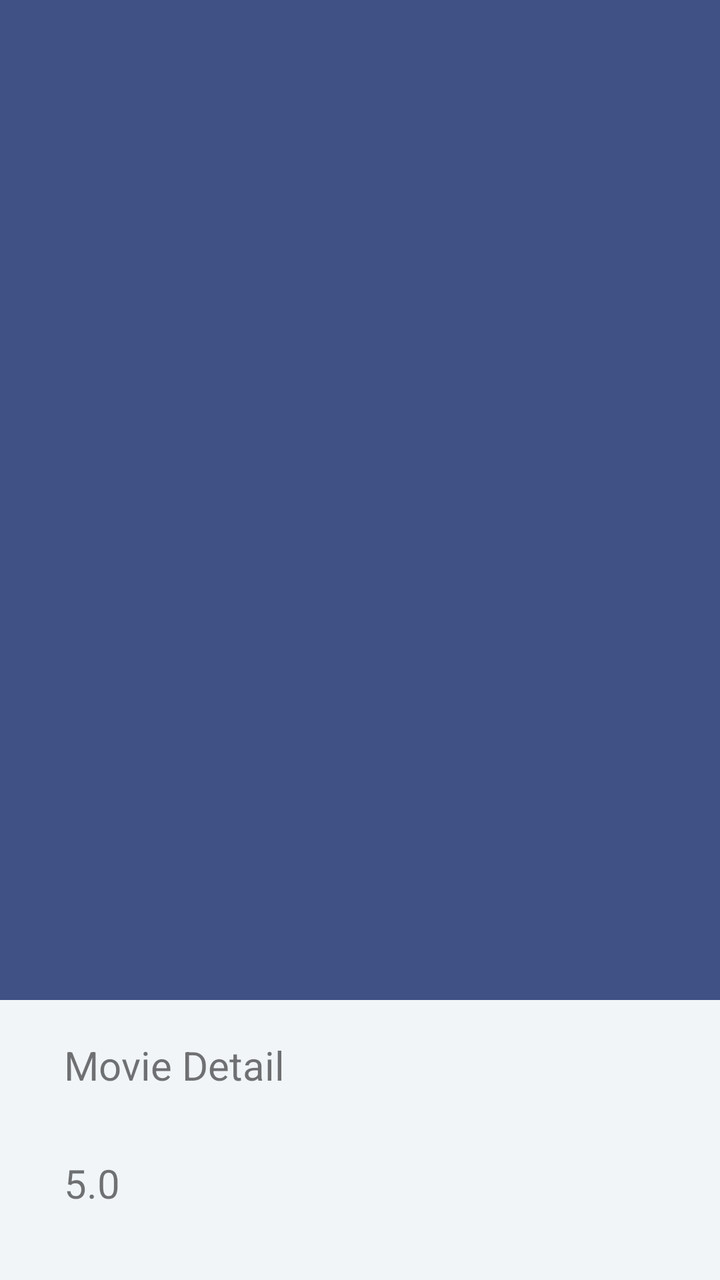
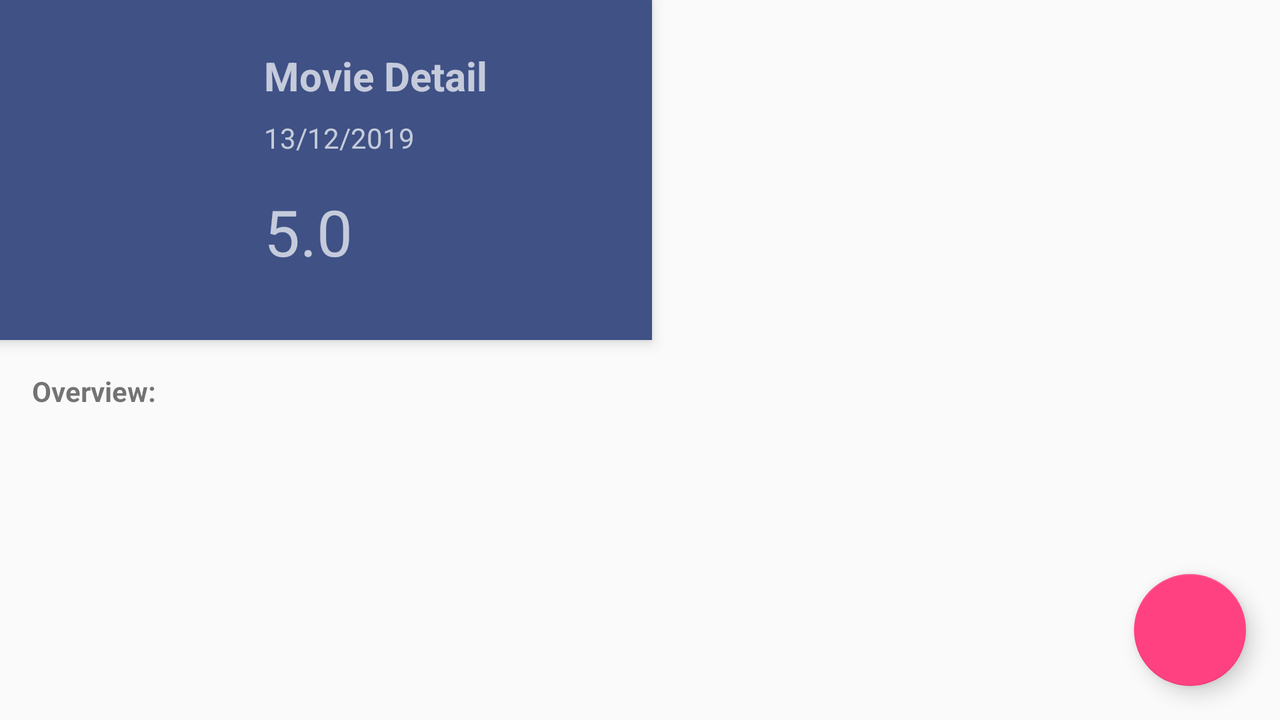

An Android layout and its configuration variant, each rendered on a device that would load it. The default file and the variant file are quoted in full after the pictures.
<!-- AndroidManifest.xml: application theme AppTheme -->
<!-- res/layout/activity_detail.xml -->
<?xml version="1.0" encoding="utf-8"?>
<androidx.coordinatorlayout.widget.CoordinatorLayout xmlns:android="http://schemas.android.com/apk/res/android"
    xmlns:app="http://schemas.android.com/apk/res-auto"
    android:id="@+id/main_content"
    android:layout_width="match_parent"
    android:layout_height="match_parent"
    android:background="@color/white"
    android:fitsSystemWindows="true">

    <com.google.android.material.appbar.AppBarLayout
        android:id="@+id/appbar"
        android:layout_width="match_parent"
        android:layout_height="@dimen/detail_backdrop_height"
        android:fitsSystemWindows="true"
        android:theme="@style/ThemeOverlay.AppCompat.Dark.ActionBar" >

     <com.google.android.material.appbar.CollapsingToolbarLayout
         android:id="@+id/collapsing_toolbar"
         android:layout_width="match_parent"
         android:layout_height="match_parent"
         android:fitsSystemWindows="true"
         app:contentScrim="?attr/colorPrimary"
         app:expandedTitleMarginEnd="64dp"
         app:expandedTitleMarginStart="48dp"
         app:layout_scrollFlags="scroll|exitUntilCollapsed">

         <androidx.constraintlayout.widget.ConstraintLayout
             android:layout_width="match_parent"
             android:layout_height="wrap_content">

         <ImageView
             android:id="@+id/posterImageView"
             android:layout_width="match_parent"
             android:layout_height="match_parent"
             android:fitsSystemWindows="true"
             android:scaleType="centerCrop"
             app:layout_collapseMode="parallax"
             android:contentDescription="@string/movie_poster"/>
         </androidx.constraintlayout.widget.ConstraintLayout>

         <androidx.appcompat.widget.Toolbar
             android:id="@+id/toolbar"
             android:layout_width="match_parent"
             android:layout_height="?attr/actionBarSize"
             app:layout_collapseMode="pin"
             app:popupTheme="@style/ThemeOverlay.AppCompat.Light" />

     </com.google.android.material.appbar.CollapsingToolbarLayout>
    </com.google.android.material.appbar.AppBarLayout>

    <include layout="@layout/content_detail" />

</androidx.coordinatorlayout.widget.CoordinatorLayout>
<!-- res/layout/content_detail.xml (included above) -->
<?xml version="1.0" encoding="utf-8"?>
<RelativeLayout xmlns:android="http://schemas.android.com/apk/res/android"
    android:layout_width="match_parent"
    android:layout_height="match_parent"
    xmlns:app="http://schemas.android.com/apk/res-auto"
    xmlns:tools="http://schemas.android.com/tools"
    android:background="@color/viewBg"
    app:layout_behavior="@string/appbar_scrolling_view_behavior"
    tools:context="com.example.android.popular_movies_app.DetailActivity"
    tools:showIn="@layout/activity_detail">

    <LinearLayout
          android:id="@+id/ad"
          android:layout_width="match_parent"
          android:layout_height="wrap_content"
          android:orientation="horizontal">

          <ScrollView
              android:layout_width="match_parent"
              android:layout_height="match_parent"
              tools:showIn="@layout/activity_detail">

              <androidx.constraintlayout.widget.ConstraintLayout
                  android:layout_width="match_parent"
                  android:layout_height="wrap_content">

                  <TextView
                      android:id="@+id/titleTextView"
                      android:layout_width="match_parent"
                      android:layout_height="wrap_content"
                      android:layout_marginStart="16dp"
                      android:layout_marginLeft="@dimen/layout_margin_left"
                      android:layout_marginTop="@dimen/layout_margin_top"
                      android:padding="@dimen/padding_layout"
                      android:text="@string/title_movie_detail"
                      android:textSize="20sp"
                      app:layout_constraintLeft_toLeftOf="parent"
                      app:layout_constraintTop_toTopOf="parent" />


                  <TextView
                      android:id="@+id/ratingTextView"
                      android:layout_width="match_parent"
                      android:layout_height="wrap_content"
                      android:layout_marginStart="16dp"
                      android:layout_marginLeft="@dimen/layout_margin_left"
                      android:padding="@dimen/padding_layout"
                      android:text="@string/detail_rate"
                      android:textSize="20sp"
                      app:layout_constraintLeft_toLeftOf="parent"
                      app:layout_constraintTop_toBottomOf="@+id/titleTextView" />


                  <TextView
                      android:id="@+id/detail_reviews"
                      android:layout_width="match_parent"
                      android:layout_height="wrap_content"
                      android:layout_marginStart="@dimen/layout_margin_left"
                      android:layout_marginLeft="@dimen/layout_margin_left"
                      android:padding="@dimen/padding_layout"
                      android:text="@string/user_reviews"
                      android:textSize="20sp"
                      android:textStyle="italic"
                      android:visibility="invisible"
                      app:layout_constraintLeft_toLeftOf="parent"
                      app:layout_constraintTop_toBottomOf="@id/ratingTextView" />

                  <TextView
                      android:id="@+id/releaseDateTextView"
                      android:layout_width="match_parent"
                      android:layout_height="wrap_content"
                      android:layout_marginStart="@dimen/layout_margin_left"
                      android:layout_marginLeft="@dimen/layout_margin_left"
                      android:padding="@dimen/padding_layout"
                      android:text="@string/release_day"
                      android:textSize="20sp"
                      app:layout_constraintLeft_toLeftOf="parent"
                      app:layout_constraintTop_toBottomOf="@+id/detail_reviews" />

                  <TextView
                      android:id="@+id/tv_plot_synopsis"
                      android:layout_width="match_parent"
                      android:layout_height="wrap_content"
                      android:layout_marginStart="@dimen/layout_margin_left"
                      android:layout_marginLeft="@dimen/layout_margin_left"
                      android:padding="@dimen/padding_layout"
                      android:textSize="20sp"
                      app:layout_constraintLeft_toLeftOf="parent"
                      app:layout_constraintTop_toBottomOf="@+id/releaseDateTextView" />

                  <TextView
                      android:id="@+id/thumbnailUrl"
                      android:layout_width="match_parent"
                      android:layout_height="wrap_content"
                      android:visibility="invisible"
                      app:layout_constraintLeft_toLeftOf="parent"
                      app:layout_constraintTop_toBottomOf="@+id/tv_plot_synopsis" />

                  <TextView
                      android:id="@+id/trailer"
                      android:layout_width="match_parent"
                      android:layout_height="wrap_content"
                      android:text="@string/trailer"
                      android:textSize="30sp"
                      app:layout_constraintLeft_toLeftOf="parent"
                      app:layout_constraintTop_toBottomOf="@+id/tv_plot_synopsis" />


                  <com.google.android.material.floatingactionbutton.FloatingActionButton
                      android:id="@+id/favorite_button"
                      android:layout_width="wrap_content"
                      android:layout_height="wrap_content"
                      android:layout_alignParentEnd="true"
                      android:layout_alignParentRight="true"
                      android:clickable="true"
                      android:focusable="true"
                      android:src="@drawable/ic_my_icon"
                      app:layout_constraintBottom_toTopOf="@+id/ratingTextView"
                      app:layout_constraintLeft_toRightOf="@+id/releaseDateTextView"
                      app:layout_constraintRight_toLeftOf="@+id/ratingTextView"
                      app:layout_constraintTop_toBottomOf="@+id/ratingTextView" />

                  <androidx.recyclerview.widget.RecyclerView
                      android:id="@+id/recycler_view2"
                      android:layout_width="match_parent"
                      android:layout_height="wrap_content"
                      android:clipToPadding="false"
                      android:scrollbars="vertical"
                      app:layout_constraintTop_toBottomOf="@+id/trailer"
                      app:layout_constraintLeft_toLeftOf="parent" />


              </androidx.constraintlayout.widget.ConstraintLayout>
          </ScrollView>
      </LinearLayout>
</RelativeLayout>
<!-- resources referenced by this layout -->
<resources>
  <color name="viewBg">#f1f5f8</color>
  <color name="white">#FFF</color>
  <dimen name="detail_backdrop_height">500dp</dimen>
  <dimen name="layout_margin_left">10dp</dimen>
  <dimen name="layout_margin_top">3dp</dimen>
  <dimen name="padding_layout">16dp</dimen>
  <string name="detail_rate">5.0</string>
  <string name="movie_poster">movie poster</string>
  <string name="release_day">13/12/2019</string>
  <string name="title_movie_detail">Movie Detail</string>
  <string name="trailer">Trailer</string>
  <string name="user_reviews">user reviews</string>
  <style name="AppTheme" parent="Theme.AppCompat.DayNight.DarkActionBar">
          
          <item name="colorPrimary">@color/colorPrimary</item>
          <item name="colorPrimaryDark">@color/colorPrimaryDark</item>
          <item name="colorAccent">@color/colorAccent</item>
      </style>
  <color name="colorPrimary">#3F5185</color>
  <color name="colorPrimaryDark">#303F9F</color>
  <color name="colorAccent">#FF4081</color>
</resources>
<!-- res/layout-land/activity_detail.xml (the author's variant of the layout above) -->
<!-- drawn on the phone turned sideways -->
<?xml version="1.0" encoding="utf-8"?>
<layout xmlns:android="http://schemas.android.com/apk/res/android"
    xmlns:app="http://schemas.android.com/apk/res-auto"
    xmlns:tools="http://schemas.android.com/tools">

    <data>

    </data>

    <androidx.coordinatorlayout.widget.CoordinatorLayout
        android:layout_width="match_parent"
        android:layout_height="match_parent"
        android:fitsSystemWindows="true"
        android:theme="@style/AppTheme">

        <com.google.android.material.floatingactionbutton.FloatingActionButton
            android:id="@+id/favorite_button"
            android:layout_width="wrap_content"
            android:layout_height="wrap_content"
            android:layout_gravity="bottom|end"
            android:layout_margin="17dp"
            android:src="@drawable/ic_my_icon"
            android:clickable="true"
            android:focusable="true" />


        <ScrollView
            android:layout_width="match_parent"
            android:layout_height="match_parent"
            app:layout_behavior="@string/appbar_scrolling_view_behavior">

            <androidx.constraintlayout.widget.ConstraintLayout
                android:layout_width="match_parent"
                android:layout_height="wrap_content">

                <TextView
                    android:id="@+id/overviewTextView"
                    android:layout_width="wrap_content"
                    android:layout_height="wrap_content"
                    android:layout_margin="16dp"
                    android:text="@string/label_overview"
                    android:textSize="14sp"
                    android:textStyle="bold"
                    app:layout_constraintLeft_toLeftOf="parent"
                    app:layout_constraintTop_toTopOf="parent" />

                <TextView
                    android:id="@+id/tv_plot_synopsis"
                    android:layout_width="match_parent"
                    android:layout_height="wrap_content"
                    android:layout_margin="16dp"
                    android:text="@string/tv_plot_synopsis"
                    android:textSize="14sp"
                    app:layout_constraintTop_toBottomOf="@+id/overviewTextView"
                    app:layout_constraintLeft_toLeftOf="parent" />

                <TextView
                    android:id="@+id/movie_activity_trailer_label"
                    android:layout_width="wrap_content"
                    android:layout_height="wrap_content"
                    android:layout_margin="16dp"
                    android:text="@string/trailer"
                    app:layout_constraintLeft_toLeftOf="parent"
                    app:layout_constraintTop_toBottomOf="@+id/tv_plot_synopsis"
                    android:visibility="invisible" />

                <androidx.recyclerview.widget.RecyclerView
                    android:id="@+id/rv_movie_trailers"
                    android:layout_width="match_parent"
                    android:layout_height="wrap_content"
                    android:layout_marginBottom="150dp"
                    android:visibility="invisible"
                    app:layout_constraintBottom_toBottomOf="parent"
                    app:layout_constraintLeft_toLeftOf="parent"
                    app:layout_constraintRight_toRightOf="parent"
                    android:layout_margin="16dp"
                    app:layout_constraintTop_toBottomOf="@+id/movie_activity_trailer_label" />
            </androidx.constraintlayout.widget.ConstraintLayout>
        </ScrollView>

        <com.google.android.material.appbar.AppBarLayout
            android:layout_width="wrap_content"
            android:layout_height="170dp"
            android:theme="@style/ThemeOverlay.AppCompat.Dark">

            <androidx.constraintlayout.widget.ConstraintLayout
                android:layout_width="match_parent"
                android:layout_height="match_parent"
                android:layout_marginTop="8dp">

                <ImageView
                    android:id="@+id/posterImageView"
                    android:layout_width="110dp"
                    android:layout_height="match_parent"
                    android:layout_marginStart="8dp"
                    android:layout_marginLeft="8dp"
                    android:layout_marginRight="8dp"
                    android:layout_marginBottom="8dp"
                    android:contentDescription="@string/movie_poster"
                    android:src="@drawable/ic_launcher_background"
                    app:layout_constraintLeft_toLeftOf="parent" />

                <LinearLayout
                    android:layout_width="170dp"
                    android:layout_height="wrap_content"
                    android:layout_marginLeft="14dp"
                    android:layout_marginTop="8dp"
                    android:layout_marginRight="24dp"
                    android:layout_marginBottom="8dp"
                    android:orientation="vertical"
                    app:layout_constraintBottom_toBottomOf="parent"
                    app:layout_constraintLeft_toRightOf="@+id/posterImageView"
                    app:layout_constraintRight_toRightOf="parent"
                    app:layout_constraintTop_toTopOf="parent">

                    <TextView
                        android:id="@+id/titleTextView"
                        android:layout_width="match_parent"
                        android:layout_height="wrap_content"
                        android:text="@string/title_movie_detail"
                        android:textSize="20sp"
                        android:textStyle="bold" />

                    <TextView
                        android:id="@+id/releaseDateTextView"
                        android:layout_width="wrap_content"
                        android:layout_height="wrap_content"
                        android:layout_marginTop="8dp"
                        android:text="@string/release_day"
                        tools:ignore="HardcodedText" />

                    <LinearLayout
                        android:layout_width="wrap_content"
                        android:layout_height="wrap_content"
                        android:orientation="vertical">

                        <TextView
                            android:id="@+id/ratingTextView"
                            android:layout_width="wrap_content"
                            android:layout_height="wrap_content"
                            android:layout_marginTop="16dp"
                            android:layout_marginEnd="8dp"
                            android:layout_marginRight="8dp"
                            android:text="@string/detail_rate"
                            android:textSize="32sp" />

                        <TextView
                            android:id="@+id/detail_reviews"
                            android:layout_width="wrap_content"
                            android:layout_height="wrap_content"
                            android:clickable="true"
                            android:focusable="true"
                            android:text="@string/user_reviews"
                            android:textSize="12sp"
                            android:textStyle="italic"
                            android:visibility="invisible" />


                    </LinearLayout>

                </LinearLayout>
            </androidx.constraintlayout.widget.ConstraintLayout>


        </com.google.android.material.appbar.AppBarLayout>

    </androidx.coordinatorlayout.widget.CoordinatorLayout>
</layout>
<!-- resources referenced by the variant -->
<!-- as the phone turned sideways resolves them -->
<resources>
  <string name="detail_rate">5.0</string>
  <string name="label_overview">Overview:  </string>
  <string name="movie_poster">movie poster</string>
  <string name="release_day">13/12/2019</string>
  <string name="title_movie_detail">Movie Detail</string>
  <string name="trailer">Trailer</string>
  <string name="tv_plot_synopsis"> "" </string>
  <string name="user_reviews">user reviews</string>
  <style name="AppTheme" parent="Theme.AppCompat.DayNight.DarkActionBar">
          
          <item name="colorPrimary">@color/colorPrimary</item>
          <item name="colorPrimaryDark">@color/colorPrimaryDark</item>
          <item name="colorAccent">@color/colorAccent</item>
      </style>
  <color name="colorPrimary">#3F5185</color>
  <color name="colorPrimaryDark">#303F9F</color>
  <color name="colorAccent">#FF4081</color>
</resources>
